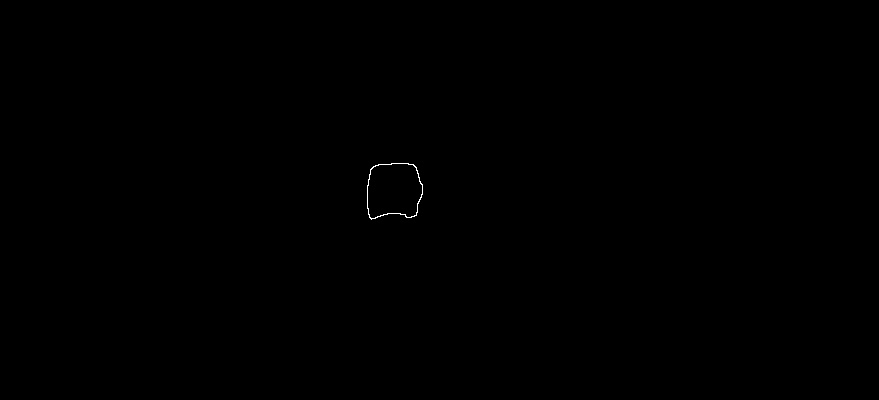
#> input picture data/boundary_images/boundaryimage_1_2018-10-31-06-55-01_2018-10-31-07-00-50-232.jpg, 879 x 400 px
$ python signature.py
#> lines starting #> are read from the running program, lines starting #| are printed output that depends on the picture; after the words box and inside, x2 and y2 are one past the last pixel; in counts of white or black regions, pixels touching at a corner belong together
#> further down, test_image is the input picture: shape (400, 879, 3); min 0, max 255, mean 0.2
#> `_, test_image = cv2.threshold(test_image, 250, 255, cv2.THRESH_BINARY)`: test_image: shape (400, 879); 0.06% white in thin lines or dots, all inside (x1, y1, x2, y2) = (367, 163, 423, 220)
import matplotlib.pyplot as plt
import cv2
import numpy as np
from pathlib import Path
import os

# Chain code (n8)
def get_start_point(image):
    start_point = [0, 0]
    for j in range(image.shape[1]):
      for i in range(image.shape[0]):
        if (image[i][j] == 255):
          start_point[0] = i
          start_point[1] = j
          return start_point
#> after the loop, start_point = [185, 367]

def to_chr(x):
  if x == 0:
    return '0'
  elif x == 1:
    return '1'
  elif x == 2:
    return '2'
  elif x == 3:
    return '3'
  elif x == 4:
    return '4'
  elif x == 5:
    return '5'
  elif x == 6:
    return '6'
  elif x == 7:
    return '7'

def is_in_range(image, point):
    if point[0] >= 0 and point[0] < image.shape[0] and point[1] >= 0 and point[1] < image.shape[1]:
      return True
    return False

def chain_code_difference(a, b):
    if a == '0' and b == '7':
      return 7
    elif a == '7' and b == '0':
      return 1
    elif a == b:
      return 0
    else:
      if a >= b:
        return int(a) - int(b)
      else:
        return int(b) - int(a)

def chain_code_8n(image, start_point):
  s = ""
  visited = list()

  prev_point = [-1, -1]
  curr_point = start_point

  while curr_point in visited and prev_point[0] != curr_point[0] or prev_point[1] != curr_point[1]:
    prev_point = curr_point

    if (is_in_range(image, [prev_point[0]+1, prev_point[1]]) and image[curr_point[0]+1][curr_point[1]] == 255 and not [prev_point[0]+1, prev_point[1]] in visited):
      curr_point = [curr_point[0]+1, curr_point[1]]
      s += '0'

    elif (is_in_range(image,  [prev_point[0]+1, prev_point[1]+1]) and image[curr_point[0]+1][curr_point[1]+1] == 255 and not [prev_point[0]+1, prev_point[1]+1] in visited):
      curr_point = [curr_point[0]+1, curr_point[1]+1]
      s += '7'

    elif (is_in_range(image,  [prev_point[0], prev_point[1]+1]) and image[curr_point[0]][curr_point[1]+1] == 255 and not [prev_point[0], prev_point[1]+1] in visited):
      curr_point = [curr_point[0], curr_point[1]+1]
      s += '6'

    elif (is_in_range(image,  [prev_point[0]-1, prev_point[1]+1]) and image[curr_point[0]-1][curr_point[1]+1] == 255 and not [prev_point[0]-1, prev_point[1]+1] in visited):
      curr_point = [curr_point[0]-1, curr_point[1]+1]
      s += '5'

    elif (is_in_range(image,  [prev_point[0]-1, prev_point[1]]) and image[curr_point[0]-1][curr_point[1]] == 255 and not [prev_point[0]-1, prev_point[1]] in visited):
      curr_point = [curr_point[0]-1, curr_point[1]]
      s += '4'

    elif (is_in_range(image,  [prev_point[0]-1, prev_point[1]-1]) and image[curr_point[0]-1][curr_point[1]-1] == 255 and not [prev_point[0]-1, prev_point[1]-1] in visited):
      curr_point = [curr_point[0]-1, curr_point[1]-1]
      s += '3'

    elif (is_in_range(image,  [prev_point[0], prev_point[1]-1]) and image[curr_point[0]][curr_point[1]-1] == 255 and not [prev_point[0], prev_point[1]-1] in visited):
      curr_point = [curr_point[0], curr_point[1]-1]
      s += '2'

    elif (is_in_range(image,  [prev_point[0]+1, prev_point[1]-1]) and image[curr_point[0]+1][curr_point[1]-1] == 255 and not [prev_point[0]+1, prev_point[1]-1] in visited):
      curr_point = [curr_point[0]+1, curr_point[1]-1]
      s += '1'

    visited.append(curr_point)
#> after the loop, curr_point = [213, 389]; visited = 53 pairs, first value 186 to 219, second value 367 to 389

  # Difference of chain code.
  diff = to_chr(chain_code_difference(s[len(s) - 1], s[0]))
#> diff = '6'
  for x in range(len(s)-1):
    diff += to_chr(chain_code_difference(s[x],s[x+1]))
#> this loop made 51 passes
#> diff on passes 1 to 12: '60', '600', '6000', '60000', '600000', '6000000', '60000000', '600000000', '6000000000', '60000000000', '600000000000', '6000000000000'
#| chain code:  0000000000000000000000070000070077566656566566566656
#| diff:  6000000000000000000000071000071070210011110110110011
  return s, diff

def calculate_signature(mask, single_contour=False):
#> called with single_contour = False
  _c = []
  if single_contour:
    _c =  cv2.findContours(mask, cv2.RETR_TREE, cv2.CHAIN_APPROX_SIMPLE)
  else:
    _c, _ =  cv2.findContours(mask, cv2.RETR_TREE, cv2.CHAIN_APPROX_SIMPLE)

  for c in _c:
    m = cv2.moments(c)

    c_x = int(m["m10"] / m["m00"])
    c_y = int(m["m01"] / m["m00"])

    print('centroid')
    plt.imshow(cv2.circle(mask, (c_x, c_y), 5, (0, 0, 0), -1))
    plt.show()

    print(c_x, c_y)
    # Convert all points to a array sorted in anticlockwise order using polar coordinates.
    angles_with_dist = []
    for i in range(mask.shape[0]):
        for j in range(mask.shape[1]):
            if (mask[i][j] == 255):
                cartesian_coords = [i, j]
                dist_to_center = np.sqrt((c_x - j) * (c_x - j) + (c_y - i) * (c_y - i))
                _x = j - c_x
                _y = i - c_y

                angle = np.arctan2([_y], [_x]) * 180 / np.pi
                if angle < 0:
                    angle += 360

                angles_with_dist.append((angle, dist_to_center))
                angles_with_dist.sort(key=lambda x: x[0])

    angles = []
    dists = []

    for ad in angles_with_dist:
        angles.append((ad[1]))
        dists.append(ad[0])

    plt.plot(dists, angles)
    plt.show()
#> this loop made 2 passes
#> (c_x, c_y) on passes 1 to 2: (400, 213), (396, 191)
#| centroid
#| 400 213
#| centroid
#| 396 191
#> pass 1, in calculate_signature, `plt.show()`:
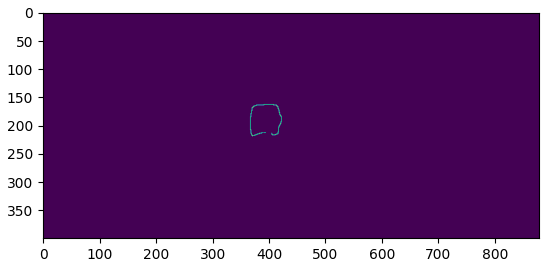
#> figure drawn by matplotlib, 1 panel
#> pass 1, in calculate_signature, `plt.show()`:
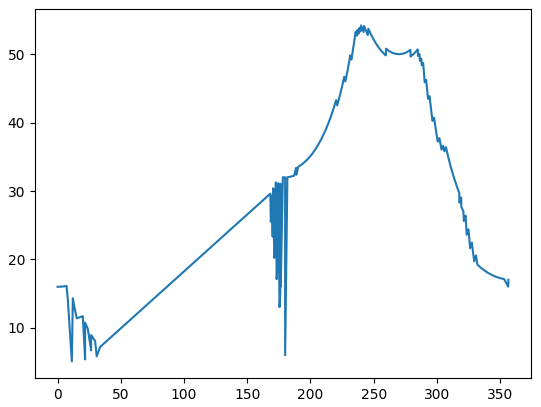
#> figure drawn by matplotlib, 1 panel
#> pass 2, in calculate_signature, `plt.show()`:
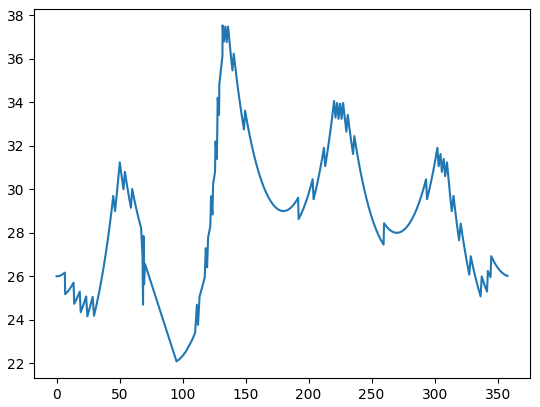
#> figure drawn by matplotlib, 1 panel; curve peaks at x = 131.8, y = 37.54


test_image = cv2.imread('../data/boundary_images/boundaryimage_1_2018-10-31-06-55-01_2018-10-31-07-00-50-232.jpg')
test_image = cv2.cvtColor(test_image, cv2.COLOR_RGB2GRAY)
_, test_image = cv2.threshold(test_image, 250, 255, cv2.THRESH_BINARY)

cv2.imshow('test image', test_image)

chain_code, diff = chain_code_8n(test_image, get_start_point(test_image))

print('chain code: ', chain_code)
print('diff: ', diff)

calculate_signature(test_image)

cv2.waitKey()

$ run again, with data/boundary_images/boundaryimage_4_2018-10-31-06-55-01_2018-10-31-07-00-51-529.jpg copied over data/boundary_images/boundaryimage_1_2018-10-31-06-55-01_2018-10-31-07-00-50-232.jpg
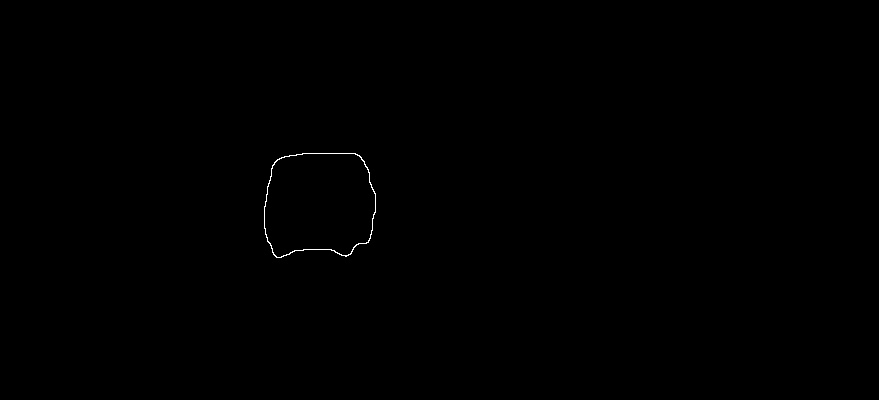
#> input picture data/boundary_images/boundaryimage_4_2018-10-31-06-55-01_2018-10-31-07-00-51-529.jpg, 879 x 400 px
#> test_image is the input picture: shape (400, 879, 3); min 0, max 255, mean 0.3
#> after the loop in chain_code_8n, `while curr_point in visited and prev_point[0] != curr_point[0] or prev..`: curr_point = [249, 327]; visited = 103 pairs, first value 207 to 257, second value 264 to 327
#> in chain_code_8n, `diff = to_chr(chain_code_difference(s[len(s) - 1], s[0]))`: diff = '6'
#> the loop in chain_code_8n, `for x in range(len(s)-1):` made 101 passes
#> diff on passes 1 to 8: '60', '600', '6000', '60000', '600000', '6000000', '60000000', '600000000'
#| chain code:  000000000000000000000070000070070007770700700070777666665656656565656566666666566666666666666666666666
#| diff:  600000000000000000000071000071071007001710710071700100001111011111111110000000110000000000000000000000
#> the loop in calculate_signature, `for c in _c:` made 5 passes
#> (c_x, c_y) on passes 1 to 5: (276, 243), (357, 232), (272, 169), (290, 155), (360, 161)
#> (printed output is left out)
#> pass 1, in calculate_signature, `plt.show()`:
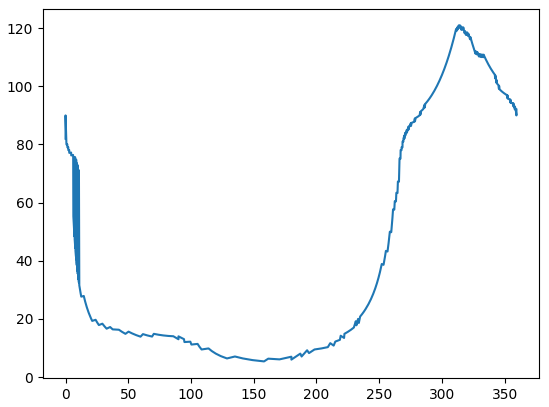
#> figure drawn by matplotlib, 1 panel
#> pass 2, in calculate_signature, `plt.show()`:
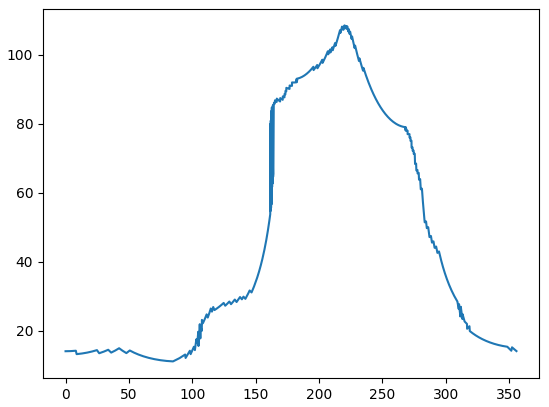
#> figure drawn by matplotlib, 1 panel
